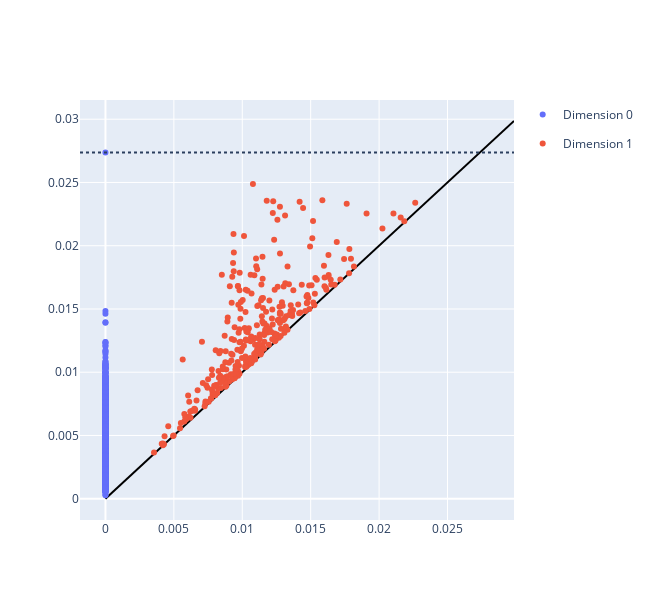

The notebook cell saved with this chart:
### Markdown cell above
# Plot the persistence diagram

### Code cell
#   PLOT THE BARCODE

homology            =   factored.homology(
                            return_cycle_representatives     =   True,
                            return_bounding_chains          =   True,
                        )
fig_pd              =   oat.plot.pd( homology )
fig_pd.show()
